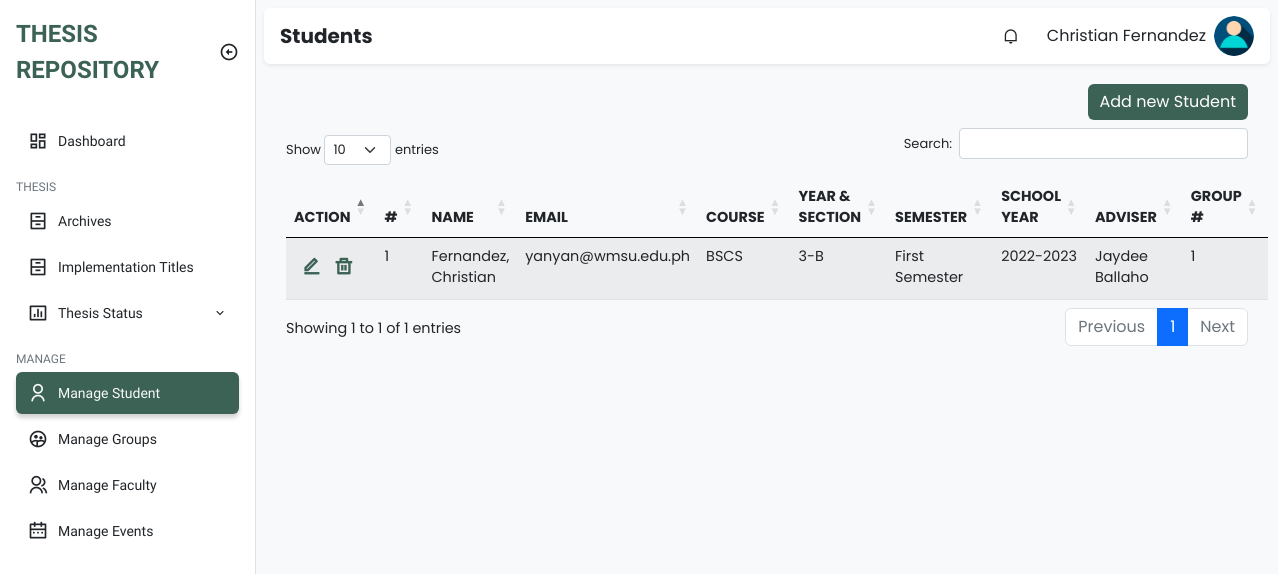
The page /admin/manage_students.php (signed in) on the database its author committed.
### tables this page shows
CREATE TABLE `student` (
  `id` int(11) NOT NULL,
  `firstname` varchar(255) NOT NULL,
  `middle_name` varchar(255) NOT NULL,
  `lastname` varchar(255) NOT NULL,
  `username` varchar(255) NOT NULL,
  `email` varchar(100) NOT NULL,
  `password` varchar(255) NOT NULL,
  `type` varchar(100) NOT NULL,
  `course` varchar(100) NOT NULL,
  `year_and_section` varchar(20) NOT NULL,
  `sem` varchar(100) NOT NULL,
  `school_year` varchar(50) NOT NULL,
  `your_adviser` varchar(100) NOT NULL,
  `your_group` int(10) NOT NULL,
  `created_at` timestamp NOT NULL DEFAULT current_timestamp(),
  `updated_at` timestamp NOT NULL DEFAULT current_timestamp() ON UPDATE current_timestamp()
);

CREATE TABLE `groups` (
  `id` int(11) NOT NULL,
  `group_number` int(11) NOT NULL,
  `curriculum` varchar(255) NOT NULL,
  `adviser_id` int(11) NOT NULL
);

### class/student.class.php (called while the page is built, shortened)
<?php
class Student{
    protected $db;
    function __construct()
    {
        $this->db = new Database();
    }
    function show(){
        $sql = "SELECT * FROM student ORDER BY CONCAT('lastname',', ','firstname') ASC;";
        $query=$this->db->connect()->prepare($sql);
        if($query->execute()){
            $data = $query->fetchAll();
        }
        return $data;
    }
            ?>
            <?php
    function show_group_info($group_id){
        $sql = "SELECT * FROM groups WHERE id = :groupid;";
        $query=$this->db->connect()->prepare($sql);
        $query->bindParam(':groupid', $group_id);
        if($query->execute()){
            $data = $query->fetchAll();
        }
        return $data;
    }
}
?>

### class/database.sample.php (called while the page is built)
<?php
class Database{
    private $host = 'localhost';
    private $username = 'root';
    private $password = '';
    private $database = 'tams';
    protected $connection;
    function connect(){
        try
			{
				$this->connection = new PDO("mysql:host=$this->host;dbname=$this->database",
											$this->username, $this->password);
			}
			catch (PDOException $e)
			{
				echo "Connection error " . $e->getMessage();
			}
        return $this->connection;
    }
}
?>

### admin/manage_students.php (the view, shortened to what this page needs)
<?php
require_once '../class/student.class.php';
?>
<!DOCTYPE html>
<html lang="en">
  <head>
    <link
      href="https://cdn.jsdelivr.net/npm/remixicon@2.5.0/fonts/remixicon.css"
      rel="stylesheet"
    />
    <link rel="stylesheet" href="https://cdn.datatables.net/1.13.1/css/dataTables.bootstrap5.min.css">
    <link rel="stylesheet" href="https://cdn.datatables.net/responsive/2.4.0/css/responsive.bootstrap.min.css">
    <link rel="stylesheet" href="../assets/css/bootstrap.min.css" />
    <link rel="stylesheet" href="../assets/css/style.css" />
    <link rel="stylesheet" href="https://cdn.jsdelivr.net/npm/sweetalert2@11.1.0/dist/sweetalert2.min.css">
  </head>
  <body>
    <div class="sidebar position-fixed top-0 bottom-0 bg-white border-end">
      <div class="d-flex align-items-center p-3">
        <a
          href="#"
          class="sidebar-logo text-uppercase fw-bold text-decoration-none text-indigo fs-4"
          >Thesis Repository</a
        >
        <i
          class="sidebar-toggle ri-arrow-left-circle-line ms-auto fs-5 d-none d-md-block"
        ></i>
      </div>
      <ul class="sidebar-menu p-3 m-0 mb-0">
        <li class="sidebar-menu-item">
          <a href="dashboard.php">
            <i class="ri-dashboard-line sidebar-menu-item-icon"></i>
            Dashboard
          </a>
        </li>
        <li class="sidebar-menu-divider mt-3 mb-1 text-uppercase">Thesis</li>
        <li class="sidebar-menu-item">
          <a href="archives.php">
            <i class="ri-archive-drawer-line sidebar-menu-item-icon"></i>
            Archives
          </a>
        </li>
        <li class="sidebar-menu-item ">
          <a href="implementation_titles.php">
            <i class="ri-archive-drawer-line sidebar-menu-item-icon"></i>
            Implementation Titles
          </a>
        </li>
        <li class="sidebar-menu-item has-dropdown">
          <a href="thesis_status.php">
              <i class="ri-bar-chart-box-line sidebar-menu-item-icon"></i>
              Thesis Status
              <i class="ri-arrow-down-s-line sidebar-menu-item-accordion ms-auto"></i>
          </a>
      </li>
        <li class="sidebar-menu-divider mt-3 mb-1 text-uppercase">Manage</li>
        <li class="sidebar-menu-item active">
          <a href="manage_students.php">
            <i class="ri-user-line sidebar-menu-item-icon"></i>
            Manage Student
          </a>
        </li>
        <li class="sidebar-menu-item">
          <a href="manage_groups.php">
            <i class="ri-group-2-line sidebar-menu-item-icon"></i>
            Manage Groups
          </a>
        </li>
        <li class="sidebar-menu-item">
          <a href="manage_faculty.php">
            <i class="ri-group-line sidebar-menu-item-icon"></i>
            Manage Faculty
          </a>
        </li>
        <li class="sidebar-menu-item">
          <a href="manage_schedules.php">
            <i class="ri-calendar-2-line sidebar-menu-item-icon"></i>
            Manage Events
          </a>
        </li>
      </ul>
    </div>
    <main class="bg-light">
      <div class="p-2">
        <nav class="px-3 py-2 bg-white rounded shadow-sm">
          <h5 class="fw-bold mb-0 me-auto">Students</h5>
          <div class="dropdown me-3 d-none d-sm-block">
            <div
              class="cursor-pointer dropdown-toggle navbar-link"
              data-bs-toggle="dropdown"
              aria-expanded="false"
            >
              <i class="ri-notification-line"></i>
            </div>
          </div>
          <div class="dropdown">
            <div
              class="d-flex align-items-center cursor-pointer dropdown-toggle"
              data-bs-toggle="dropdown"
              aria-expanded="false"
            >
              <span class="me-2 d-none d-sm-block"><?php echo $_SESSION['fullname'] ?></span>
              <img
                class="navbar-profile-image"
                src="../img/u-icon.png" alt="Image"
              />
            </div>
          </div>
        </nav>
        <div class="py-4">
          <div class="container padding-bottom">
                  <div class="head-cont d-flex justify-content-end pb-2">
                      <a class="btn btn-primary add-button" href="add_student.php">Add new Student</a>
                  </div>
                    <table id="example" class="table table-striped" style="width:100%">
                        <thead>
                        <tr>
                            <th class="action">Action</th>
                            <th>#</th>
                            <th>Name</th>
                            <th>Email</th>
                            <th>Course</th>
                            <th>Year & Section</th>
                            <th>Semester</th>
                            <th>School Year</th>
                            <th>Adviser</th>
                            <th>Group #</th>
                        </tr>
                        </thead>
                        <tbody>
                                <?php
                                    require_once '../class/student.class.php';
                                    $student = new Student();
                                    $i = 1;
                                    foreach ($student->show() as $value){
                                ?>
                                    <tr>
                                        <td>
                                            <div class="actions">
                                                <a class="action-edit" href="edit_student.php?id=<?php echo $value['id'] ?>"><i class="ri-edit-line"></i></a>
                                                <a class="action-delete" data-id="<?php echo $value['id']; ?>" href="#"><i class="ri-delete-bin-line"></i></a>
                                            </div>
                                        </td>
                                        <td><?php echo $i ?></td>
                                        <td><?php echo $value['lastname'] . ', ' . $value['firstname'] . ' ' . $value['middle_name'] ?></td>
                                        <td><?php echo $value['email'] ?></td>
                                        <td><?php echo $value['course'] ?></td>
                                        <td><?php echo $value['year_and_section'] ?></td>
                                        <td><?php echo $value['sem'] ?></td>
                                        <td><?php echo $value['school_year'] ?></td>
                                        <td><?php echo $value['your_adviser'] ?></td>
                                        <td><?php foreach($student->show_group_info($value["your_group"]) as $groupNum)
                                                    echo $groupNum["group_number"]
                                        ?></td>
                                    </tr>
                                <?php
                                    $i++;
                                }
                                ?>
                        </tbody>
                    </table>
          </div>
        </div>
    </div>
    </main>
  </body>
</html>

### rows shown on the page
student: lastname "Fernandez", firstname "Christian", email "yanyan@wmsu.edu.ph", course "BSCS", year_and_section "3-B", sem "First Semester", school_year "2022-2023", your_adviser "Jaydee Ballaho"
groups: group_number "1"

### other values the page prints
$_SESSION['fullname'] "Christian Fernandez"
